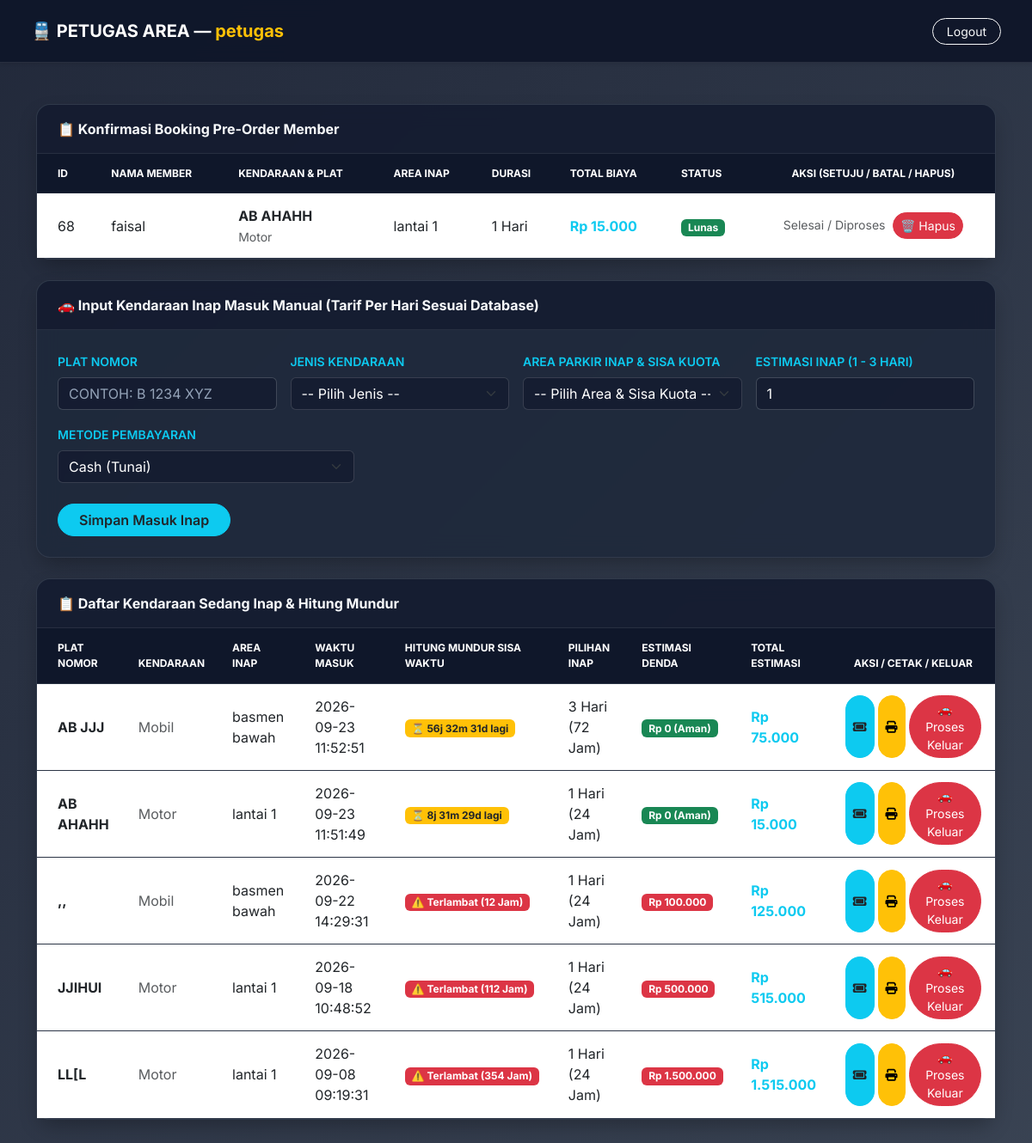
Page /petugas.php (signed in) on the committed database.
### tables this page shows
CREATE TABLE `tb_booking` (
  `id` int(11) NOT NULL,
  `nama_pemilik` varchar(100) NOT NULL,
  `nomor_plat` varchar(20) NOT NULL,
  `jenis_kendaraan` varchar(50) NOT NULL,
  `tanggal_booking` datetime NOT NULL,
  `total_biaya` int(11) NOT NULL,
  `id_user` int(11) DEFAULT NULL,
  `id_area` int(11) DEFAULT NULL,
  `durasi_hari` int(11) DEFAULT 1,
  `status` varchar(50) DEFAULT 'Menunggu'
);

CREATE TABLE `tb_user` (
  `id_user` int(11) NOT NULL,
  `nama_lengkap` varchar(50) NOT NULL,
  `username` varchar(50) NOT NULL,
  `password` varchar(100) NOT NULL,
  `role` enum('admin','petugas','owner','member') DEFAULT NULL,
  `status_aktif` tinyint(1) DEFAULT 1
);

CREATE TABLE `tb_area_parkir` (
  `id_area` int(11) NOT NULL,
  `nama_area` varchar(50) NOT NULL,
  `kapasitas` int(5) NOT NULL,
  `terisi` int(5) DEFAULT 0,
  `jenis_kendaraan` varchar(50) NOT NULL
);

CREATE TABLE `tb_transaksi` (
  `id_transaksi` int(11) NOT NULL,
  `id_parkir` int(11) DEFAULT NULL,
  `id_kendaraan` int(11) DEFAULT NULL,
  `waktu_masuk` datetime NOT NULL,
  `waktu_keluar` datetime DEFAULT NULL,
  `id_tarif` int(11) DEFAULT NULL,
  `durasi_jam` int(5) DEFAULT 0,
  `biaya_total` decimal(10,0) DEFAULT 0,
  `status` enum('masuk','keluar') DEFAULT 'masuk',
  `id_user` int(11) DEFAULT NULL,
  `id_area` int(11) DEFAULT NULL,
  `tampil` int(1) DEFAULT 1
);

CREATE TABLE `tb_kendaraan` (
  `id_kendaraan` int(11) NOT NULL,
  `plat_nomor` varchar(15) NOT NULL,
  `jenis_kendaraan` varchar(50) DEFAULT NULL,
  `warna` varchar(20) DEFAULT NULL,
  `pemilik` varchar(100) DEFAULT NULL
);

### petugas.php (the view, shortened to what the rows shown need)
<?php
include 'koneksi.php';
if (isset($conn)) {
    mysqli_select_db($conn, 'db_parkir');
}
$nama_tabel_user = 'tb_user';
$kolom_nama = 'nama_lengkap';
$cek_kolom_booking = mysqli_query($conn, "SHOW COLUMNS FROM tb_booking LIKE 'id_booking'");
$order_by_booking = ($cek_kolom_booking && mysqli_num_rows($cek_kolom_booking) > 0) ? 'b.id_booking' : 'b.id_user';
$query_booking = mysqli_query($conn, "SELECT b.*, u.$kolom_nama AS nama_lengkap, a.nama_area
                                     FROM tb_booking b
                                     LEFT JOIN $nama_tabel_user u ON b.id_user = u.id_user
                                     LEFT JOIN tb_area_parkir a ON b.id_area = a.id_area
                                     ORDER BY $order_by_booking DESC");
$query_transaksi_inap = mysqli_query($conn, "SELECT t.*, k.plat_nomor, k.jenis_kendaraan, a.nama_area
                                           FROM tb_transaksi t
                                           JOIN tb_kendaraan k ON t.id_kendaraan = k.id_kendaraan
                                           LEFT JOIN tb_area_parkir a ON t.id_area = a.id_area
                                           WHERE t.status = 'masuk'
                                           ORDER BY t.waktu_masuk DESC");
?>
<!DOCTYPE html>
<html lang="id">
<head>
    <link href="https://cdn.jsdelivr.net/npm/bootstrap@5.3.0/dist/css/bootstrap.min.css" rel="stylesheet">
    <link rel="stylesheet" href="https://cdnjs.cloudflare.com/ajax/libs/font-awesome/6.4.0/css/all.min.css">
</head>
<body>
    <div class="container py-5">
        <div class="card">
            <div class="card-body p-0">
                <div class="table-responsive">
                    <table class="table table-custom table-hover mb-0">
                        <thead>
                            <tr>
                                <th class="ps-4">ID</th>
                                <th>Nama Member</th>
                                <th>Kendaraan & Plat</th>
                                <th>Area Inap</th>
                                <th>Durasi</th>
                                <th>Total Biaya</th>
                                <th>Status</th>
                                <th class="text-center">Aksi (Setuju / Batal / Hapus)</th>
                            </tr>
                        </thead>
                        <tbody>
                            <?php
                            if ($query_booking && mysqli_num_rows($query_booking) > 0) {
                                while($row = mysqli_fetch_assoc($query_booking)) {
                                    $id_b = isset($row['id_booking']) ? $row['id_booking'] : (isset($row['id_b']) ? $row['id_b'] : reset($row));
                                    $nama_m = isset($row['nama_lengkap']) ? $row['nama_lengkap'] : 'Member';
                                    $plat_m = isset($row['nomor_plat']) ? $row['nomor_plat'] : '-';
                                    $jenis_m = isset($row['jenis_kendaraan']) ? $row['jenis_kendaraan'] : '-';
                                    $area_m = isset($row['nama_area']) ? $row['nama_area'] : '-';
                                    $durasi_m = isset($row['durasi_hari']) ? $row['durasi_hari'] : 1;
                                    $total_m = isset($row['total_biaya']) ? $row['total_biaya'] : 0;
                                    $status_m = isset($row['status']) ? $row['status'] : 'Menunggu';
                            ?>
                            <tr>
                                <td class="ps-4"><?= $id_b; ?></td>
                                <td><?= htmlspecialchars($nama_m); ?></td>
                                <td>
                                    <strong><?= strtoupper($plat_m); ?></strong><br>
                                    <small class="text-muted"><?= ucfirst($jenis_m); ?></small>
                                </td>
                                <td><?= htmlspecialchars($area_m); ?></td>
                                <td><?= $durasi_m; ?> Hari</td>
                                <td class="fw-bold text-info">Rp <?= number_format($total_m, 0, ',', '.'); ?></td>
                                <td>
                                    <span class="badge <?= ($status_m == 'Lunas') ? 'bg-success' : (($status_m == 'Batal') ? 'bg-danger' : 'bg-warning text-dark'); ?>">
                                        <?= ucfirst(strtolower($status_m)); ?>
                                    </span>
                                </td>
                                <td class="text-center">
                                    <?php if ($status_m == 'Menunggu'): ?>
                                        <a href="petugas.php?aksi_booking=setujui&id_b=<?= $id_b; ?>" class="btn btn-sm btn-success rounded-pill px-3 btn-aksi-setuju">✔️ Setujui</a>
                                        <a href="petugas.php?aksi_booking=batal&id_b=<?= $id_b; ?>" class="btn btn-sm btn-warning text-dark rounded-pill px-3 btn-aksi-batal">❌ Batal</a>
                                    <?php else: ?>
                                        <span class="text-muted small">Selesai / Diproses</span>
                                    <?php endif; ?>
                                    <a href="petugas.php?aksi_booking=hapus&id_b=<?= $id_b; ?>" class="btn btn-sm btn-danger rounded-pill ms-1 btn-aksi-hapus">🗑️ Hapus</a>
                                </td>
                            </tr>
                            <?php
                                }
                            } else {
                                echo '<tr><td colspan="8" class="text-center py-4 text-muted">Belum ada data booking pre-order.</td></tr>';
                            }
                            ?>
                        </tbody>
                    </table>
                </div>
            </div>
        </div>
        <div class="card">
            <div class="card-body p-0">
                <div class="table-responsive">
                    <table class="table table-custom table-hover mb-0">
                        <thead>
                            <tr>
                                <th class="ps-4">Plat Nomor</th>
                                <th>Kendaraan</th>
                                <th>Area Inap</th>
                                <th>Waktu Masuk</th>
                                <th>Hitung Mundur Sisa Waktu</th>
                                <th>Pilihan Inap</th>
                                <th>Estimasi Denda</th>
                                <th>Total Estimasi</th>
                                <th class="text-center">Aksi / Cetak / Keluar</th>
                            </tr>
                        </thead>
                        <tbody>
                            <?php
                            if ($query_transaksi_inap && mysqli_num_rows($query_transaksi_inap) > 0) {
                                while($t = mysqli_fetch_assoc($query_transaksi_inap)) {
                                    $waktu_masuk = $t['waktu_masuk'];
                                    $estimasi_pilihan = isset($t['durasi_jam']) && intval($t['durasi_jam']) > 0 ? intval($t['durasi_jam']) : 1;
                                    $total_jam_target = $estimasi_pilihan * 24;
                                    $jns_t = strtolower($t['jenis_kendaraan']);
                                    $q_trf_row = mysqli_query($conn, "SELECT * FROM tb_tarif WHERE LOWER(jenis_kendaraan) = '$jns_t' LIMIT 1");
                                    $tarif_harian_row = 15000;
                                    if ($q_trf_row && mysqli_num_rows($q_trf_row) > 0) {
                                        $dt_trf_row = mysqli_fetch_assoc($q_trf_row);
                                        if (isset($dt_trf_row['tarif_per_jam'])) { $tarif_harian_row = intval($dt_trf_row['tarif_per_jam']); }
                                        elseif (isset($dt_trf_row['tarif_harian'])) { $tarif_harian_row = intval($dt_trf_row['tarif_harian']); }
                                        elseif (isset($dt_trf_row['tarif'])) { $tarif_harian_row = intval($dt_trf_row['tarif']); }
                                        elseif (isset($dt_trf_row['harga'])) { $tarif_harian_row = intval($dt_trf_row['harga']); }
                                        elseif (isset($dt_trf_row['biaya'])) { $tarif_harian_row = intval($dt_trf_row['biaya']); }
                                    }
                                    $id_parkir_val = $t['id_parkir'];
                                    $plat_val = $t['plat_nomor'];
                                    $jenis_val = ucfirst($t['jenis_kendaraan']);
                                    $area_val = isset($t['nama_area']) ? $t['nama_area'] : 'Umum';
                                    $metode_val = isset($t['metode_pembayaran']) ? $t['metode_pembayaran'] : 'Cash';
                            ?>
                            <tr>
                                <td class="ps-4 fw-bold"><?= htmlspecialchars($t['plat_nomor']); ?></td>
                                <td class="text-muted"><?= ucfirst($t['jenis_kendaraan']); ?></td>
                                <td class="td-area"><?= htmlspecialchars($t['nama_area'] ?? 'Umum'); ?></td>
                                <td class="td-waktu"><?= $waktu_masuk; ?></td>
                                <td>
                                    <span class="badge bg-warning text-dark fw-bold countdown-timer" data-masuk="<?= $waktu_masuk; ?>" data-target-jam="<?= $total_jam_target; ?>">
                                    </span>
                                </td>
                                <td><span class="td-durasi" data-durasi="<?= $estimasi_pilihan; ?>"><?= $estimasi_pilihan; ?></span> Hari (<?= $total_jam_target; ?> Jam)</td>
                                <td>
                                    <span class="badge bg-success denda-badge" data-masuk="<?= $waktu_masuk; ?>" data-target-jam="<?= $total_jam_target; ?>">Rp 0 (Aman)</span>
                                </td>
                                <td class="fw-bold text-info total-tagihan-badge" data-masuk="<?= $waktu_masuk; ?>" data-jenis="<?= $t['jenis_kendaraan']; ?>" data-durasi="<?= $estimasi_pilihan; ?>" data-tarif="<?= $tarif_harian_row; ?>">Rp 0</td>
                                <td class="text-center">
                                    <div class="d-flex justify-content-center gap-1">
                                        <button type="button" class="btn btn-sm btn-info text-dark rounded-pill px-2" title="Cetak Karcis Masuk" onclick="tampilkanKarcisMasuk('<?= $id_parkir_val; ?>', '<?= $plat_val; ?>', '<?= $jenis_val; ?>', '<?= $area_val; ?>', '<?= $waktu_masuk; ?>', '<?= $estimasi_pilihan; ?>')">
                                            <i class="fa-solid fa-ticket"></i>
                                        </button>
                                        <button type="button" class="btn btn-sm btn-warning rounded-pill px-2 btn-struk-inap" title="Cetak Bukti Pembayaran / Struk" data-id="<?= $id_parkir_val; ?>" data-plat="<?= $plat_val; ?>" data-jenis="<?= $jenis_val; ?>" data-area="<?= $area_val; ?>" data-waktu="<?= $waktu_masuk; ?>" data-estimasi="<?= $estimasi_pilihan; ?>" data-metode="<?= $metode_val; ?>" data-tarif="<?= $tarif_harian_row; ?>">
                                            <i class="fa-solid fa-print"></i>
                                        </button>
                                        <form action="petugas.php" method="POST" class="d-inline">
                                            <button type="submit" class="btn btn-sm btn-danger rounded-pill px-3 btn-proses-keluar">🚗 Proses Keluar</button>
                                        </form>
                                    </div>
                                </td>
                            </tr>
                            <?php
                                }
                            } else {
                                echo '<tr><td colspan="9" class="text-center py-4 text-muted">Tidak ada kendaraan yang sedang inap.</td></tr>';
                            }
                            ?>
                        </tbody>
                    </table>
                </div>
            </div>
        </div>
    </div>
</body>
</html>

### rows in the picture
tb_booking: id_b "68", id_user.nama_lengkap "faisal", nomor_plat "AB AHAHH", jenis_kendaraan "Motor", id_area.nama_area "lantai 1", durasi_hari "1", total_biaya "15.000", status "Lunas", shows "Selesai / Diproses"
tb_transaksi: id_kendaraan.plat_nomor "AB JJJ", id_kendaraan.jenis_kendaraan "Mobil", id_area.nama_area "basmen bawah", waktu_masuk "2026-09-23 11:52:51", durasi_jam "3", durasi_jam "72"
tb_transaksi: id_kendaraan.plat_nomor "AB AHAHH", id_kendaraan.jenis_kendaraan "Motor", id_area.nama_area "lantai 1", waktu_masuk "2026-09-23 11:51:49", durasi_jam "1", durasi_jam "24"
tb_transaksi: id_kendaraan.plat_nomor ",,", id_kendaraan.jenis_kendaraan "Mobil", id_area.nama_area "basmen bawah", waktu_masuk "2026-09-22 14:29:31", durasi_jam "1", durasi_jam "24"
tb_transaksi: id_kendaraan.plat_nomor "JJIHUI", id_kendaraan.jenis_kendaraan "Motor", id_area.nama_area "lantai 1", waktu_masuk "2026-09-18 10:48:52", durasi_jam "1", durasi_jam "24"
tb_transaksi: id_kendaraan.plat_nomor "LL[L", id_kendaraan.jenis_kendaraan "Motor", id_area.nama_area "lantai 1", waktu_masuk "2026-09-08 09:19:31", durasi_jam "1", durasi_jam "24"

### other values in the picture
$nama_petugas "petugas"
